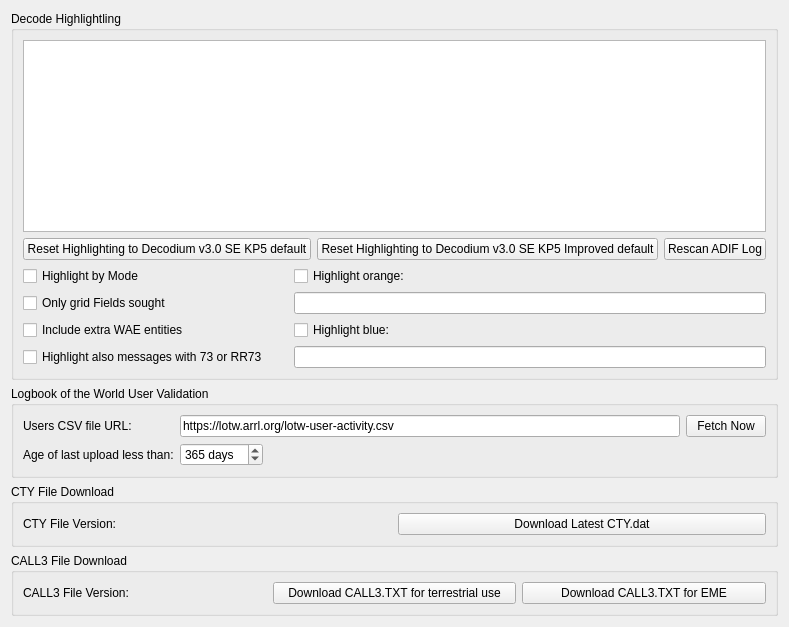
     <widget class="QWidget" name="colors_tab">
      <attribute name="title">
       <string>Colors</string>
      </attribute>
      <layout class="QVBoxLayout" name="verticalLayout_7">
       <item>
        <widget class="QGroupBox" name="groupBox_12">
         <property name="title">
          <string>Decode Highlightling</string>
         </property>
         <layout class="QGridLayout" name="gridLayout_5">
          <item row="1" column="0" colspan="2">
           <layout class="QHBoxLayout" name="horizontalLayout_20">
            <item>
             <widget class="QPushButton" name="reset_highlighting_to_defaults_push_button">
              <property name="toolTip">
               <string>&lt;html&gt;&lt;head/&gt;&lt;body&gt;&lt;p&gt;Push to reset all highlight items above to default values and priorities.&lt;/p&gt;&lt;/body&gt;&lt;/html&gt;</string>
              </property>
              <property name="text">
               <string>Reset Highlighting to Decodium v3.0 SE KP5 default</string>
              </property>
             </widget>
            </item>
            <item>
             <widget class="QPushButton" name="reset_highlighting_to_defaults2_push_button">
              <property name="text">
               <string>Reset Highlighting to Decodium v3.0 SE KP5 Improved default</string>
              </property>
             </widget>
            </item>
            <item>
             <widget class="QPushButton" name="rescan_log_push_button">
              <property name="toolTip">
               <string>&lt;html&gt;&lt;head/&gt;&lt;body&gt;&lt;p&gt;Click to scan the wsjtx_log.adi ADIF file again for worked before information&lt;/p&gt;&lt;/body&gt;&lt;/html&gt;</string>
              </property>
              <property name="text">
               <string>Rescan ADIF Log</string>
              </property>
             </widget>
            </item>
           </layout>
          </item>
          <item row="0" column="0" colspan="2">
           <widget class="DecodeHighlightingListView" name="highlighting_list_view">
            <property name="sizePolicy">
             <sizepolicy hsizetype="Expanding" vsizetype="Preferred">
              <horstretch>0</horstretch>
              <verstretch>0</verstretch>
             </sizepolicy>
            </property>
            <property name="contextMenuPolicy">
             <enum>Qt::ActionsContextMenu</enum>
            </property>
            <property name="acceptDrops">
             <bool>true</bool>
            </property>
            <property name="toolTip">
             <string>&lt;html&gt;&lt;head/&gt;&lt;body&gt;&lt;p&gt;Enable or disable using the check boxes and right-click an item to change or unset the foreground color, background color, or reset the item to default values. Drag and drop the items to change their priority, higher in the list is higher in priority.&lt;/p&gt;&lt;p&gt;Note that each foreground or background color may be either set or unset, unset means that it is not allocated for that item's type and lower priority items may apply.&lt;/p&gt;&lt;/body&gt;&lt;/html&gt;</string>
            </property>
            <property name="editTriggers">
             <set>QAbstractItemView::NoEditTriggers</set>
            </property>
            <property name="dragEnabled">
             <bool>true</bool>
            </property>
            <property name="dragDropMode">
             <enum>QAbstractItemView::InternalMove</enum>
            </property>
            <property name="defaultDropAction">
             <enum>Qt::MoveAction</enum>
            </property>
            <property name="selectionMode">
             <enum>QAbstractItemView::SingleSelection</enum>
            </property>
            <property name="resizeMode">
             <enum>QListView::Adjust</enum>
            </property>
           </widget>
          </item>
          <item row="3" column="0" colspan="2">
           <layout class="QGridLayout" name="gridLayout_23">
            <item row="1" column="0">
             <widget class="QCheckBox" name="only_fields_check_box">
              <property name="toolTip">
               <string>Check to for grid highlighting to only apply to unworked grid fields</string>
              </property>
              <property name="text">
               <string>Only grid Fields sought</string>
              </property>
             </widget>
            </item>
            <item row="0" column="1">
             <spacer name="horizontalSpacer_5">
              <property name="orientation">
               <enum>Qt::Horizontal</enum>
              </property>
              <property name="sizeType">
               <enum>QSizePolicy::Fixed</enum>
              </property>
              <property name="sizeHint" stdset="0">
               <size>
                <width>20</width>
                <height>20</height>
               </size>
              </property>
             </spacer>
            </item>
            <item row="2" column="0">
             <widget class="QCheckBox" name="include_WAE_check_box">
              <property name="text">
               <string>Include extra WAE entities</string>
              </property>
             </widget>
            </item>
            <item row="3" column="0">
             <widget class="QCheckBox" name="highlight_73_check_box">
              <property name="text">
               <string>Highlight also messages with 73 or RR73</string>
              </property>
             </widget>
            </item>
            <item row="0" column="0">
             <widget class="QCheckBox" name="highlight_by_mode_check_box">
              <property name="toolTip">
               <string>&lt;html&gt;&lt;head/&gt;&lt;body&gt;&lt;p&gt;Check to indicate new DXCC entities, grid squares, and callsigns per mode.&lt;/p&gt;&lt;/body&gt;&lt;/html&gt;</string>
              </property>
              <property name="text">
               <string>Highlight by Mode</string>
              </property>
             </widget>
            </item>
            <item row="0" column="2">
             <widget class="QCheckBox" name="highlight_orange_check_box">
              <property name="toolTip">
               <string>&lt;html&gt;&lt;head/&gt;&lt;body&gt;&lt;p&gt;Highlight callsigns or grids with orange background color. Callsigns and/or grids must be separated by a comma, and there must be a comma after each callsign.&lt;/p&gt;&lt;/body&gt;&lt;/html&gt;</string>
              </property>
              <property name="text">
               <string>Highlight orange:</string>
              </property>
             </widget>
            </item>
            <item row="2" column="2">
             <widget class="QCheckBox" name="highlight_blue_check_box">
              <property name="toolTip">
               <string>&lt;html&gt;&lt;head/&gt;&lt;body&gt;&lt;p&gt;Highlight callsigns or grids with blue background color. Callsigns and/or grids must be separated by a comma, and there must be a comma after each callsign.&lt;/p&gt;&lt;/body&gt;&lt;/html&gt;</string>
              </property>
              <property name="text">
               <string>Highlight blue:</string>
              </property>
             </widget>
            </item>
            <item row="1" column="2">
             <widget class="QLineEdit" name="highlight_orange_callsigns">
              <property name="toolTip">
               <string>&lt;html&gt;&lt;head/&gt;&lt;body&gt;&lt;p&gt;Highlight callsigns or grids with orange background color. Callsigns and/or grids must be separated by a comma, and there must be a comma after each callsign.&lt;/p&gt;&lt;/body&gt;&lt;/html&gt;</string>
              </property>
             </widget>
            </item>
            <item row="3" column="2">
             <widget class="QLineEdit" name="highlight_blue_callsigns">
              <property name="toolTip">
               <string>&lt;html&gt;&lt;head/&gt;&lt;body&gt;&lt;p&gt;Highlight callsigns or grids with blue background color. Callsigns and/or grids must be separated by a comma, and there must be a comma after each callsign.&lt;/p&gt;&lt;/body&gt;&lt;/html&gt;</string>
              </property>
             </widget>
            </item>
           </layout>
          </item>
         </layout>
        </widget>
       </item>
       <item>
        <widget class="QGroupBox" name="groupBox_11">
         <property name="toolTip">
          <string>&lt;html&gt;&lt;head/&gt;&lt;body&gt;&lt;p&gt;Controls for Logbook of the World user lookup.&lt;/p&gt;&lt;/body&gt;&lt;/html&gt;</string>
         </property>
         <property name="title">
          <string>Logbook of the World User Validation</string>
         </property>
         <layout class="QFormLayout" name="formLayout_18">
          <item row="1" column="0">
           <widget class="QLabel" name="label_15">
            <property name="text">
             <string>Users CSV file URL:</string>
            </property>
            <property name="buddy">
             <cstring>LotW_CSV_URL_line_edit</cstring>
            </property>
           </widget>
          </item>
          <item row="1" column="1">
           <layout class="QHBoxLayout" name="LotW_Layout">
            <item>
             <widget class="QLineEdit" name="LotW_CSV_URL_line_edit">
              <property name="toolTip">
               <string>&lt;html&gt;&lt;head/&gt;&lt;body&gt;&lt;p&gt;URL of the ARRL LotW user's last upload dates and times data file which is used to highlight decodes from stations that are known to upload their log file to LotW.&lt;/p&gt;&lt;/body&gt;&lt;/html&gt;</string>
              </property>
              <property name="accessibleName">
               <string>URL</string>
              </property>
              <property name="text">
               <string>https://lotw.arrl.org/lotw-user-activity.csv</string>
              </property>
             </widget>
            </item>
            <item>
             <widget class="QPushButton" name="LotW_CSV_fetch_push_button">
              <property name="toolTip">
               <string>&lt;html&gt;&lt;head/&gt;&lt;body&gt;&lt;p&gt;Push this button to fetch the latest LotW user's upload date and time data file.&lt;/p&gt;&lt;/body&gt;&lt;/html&gt;</string>
              </property>
              <property name="text">
               <string>Fetch Now</string>
              </property>
             </widget>
            </item>
           </layout>
          </item>
          <item row="2" column="1">
           <layout class="QHBoxLayout" name="LotW_Layout_2">
            <item>
             <widget class="QSpinBox" name="LotW_days_since_upload_spin_box">
              <property name="toolTip">
               <string>&lt;html&gt;&lt;head/&gt;&lt;body&gt;&lt;p&gt;Adjust this spin box to set the age threshold of LotW user's last upload date that is accepted as a current LotW user.&lt;/p&gt;&lt;/body&gt;&lt;/html&gt;</string>
              </property>
              <property name="accessibleName">
               <string>Days since last upload</string>
              </property>
              <property name="suffix">
               <string> days</string>
              </property>
              <property name="minimum">
               <number>0</number>
              </property>
              <property name="maximum">
               <number>9999</number>
              </property>
              <property name="value">
               <number>365</number>
              </property>
             </widget>
            </item>
            <item>
             <spacer name="horizontalSpacer_2">
              <property name="orientation">
               <enum>Qt::Horizontal</enum>
              </property>
              <property name="sizeHint" stdset="0">
               <size>
                <width>40</width>
                <height>20</height>
               </size>
              </property>
             </spacer>
            </item>
            <item>
             <widget class="QLabel" name="LotW_CSV_status_label">
              <property name="minimumSize">
               <size>
                <width>240</width>
                <height>0</height>
               </size>
              </property>
              <property name="text">
               <string/>
              </property>
             </widget>
            </item>
           </layout>
          </item>
          <item row="2" column="0">
           <widget class="QLabel" name="label_14">
            <property name="text">
             <string>Age of last upload less than:</string>
            </property>
            <property name="buddy">
             <cstring>LotW_days_since_upload_spin_box</cstring>
            </property>
           </widget>
          </item>
         </layout>
        </widget>
       </item>
       <item>
        <spacer name="horizontalSpacer_8">
         <property name="orientation">
          <enum>Qt::Horizontal</enum>
         </property>
         <property name="sizeHint" stdset="0">
          <size>
           <width>0</width>
           <height>0</height>
          </size>
         </property>
        </spacer>
       </item>
       <item>
        <widget class="QGroupBox" name="cty_groupBox">
         <property name="title">
          <string>CTY File Download</string>
         </property>
         <layout class="QHBoxLayout" name="cty_horizontalLayout">
          <item>
           <widget class="QLabel" name="CTY_file_label">
            <property name="text">
             <string>CTY File Version: </string>
            </property>
           </widget>
          </item>
          <item>
           <widget class="QPushButton" name="CTY_download_button">
            <property name="text">
             <string>Download Latest CTY.dat</string>
            </property>
           </widget>
          </item>
         </layout>
        </widget>
       </item>
       <item>
        <widget class="QGroupBox" name="call3_groupBox">
         <property name="title">
          <string>CALL3 File Download</string>
         </property>
         <layout class="QHBoxLayout" name="call3_horizontalLayout">
          <item>
           <widget class="QLabel" name="CALL3_file_label">
            <property name="text">
             <string>CALL3 File Version:</string>
            </property>
           </widget>
          </item>
          <item>
           <widget class="QPushButton" name="CALL3_download_button">
            <property name="toolTip">
             <string>Dowload latest CALL3.TXT file.</string>
            </property>
            <property name="text">
             <string>Download CALL3.TXT for terrestrial use</string>
            </property>
           </widget>
          </item>
          <item>
           <widget class="QPushButton" name="CALL3_EME_download_button">
            <property name="toolTip">
             <string>Dowload latest CALL3.TXT file for EME. This version is suitable for JT65 Deep Search.</string>
            </property>
            <property name="text">
             <string>Download CALL3.TXT for EME</string>
            </property>
           </widget>
          </item>
         </layout>
        </widget>
       </item>
      </layout>
     </widget>
